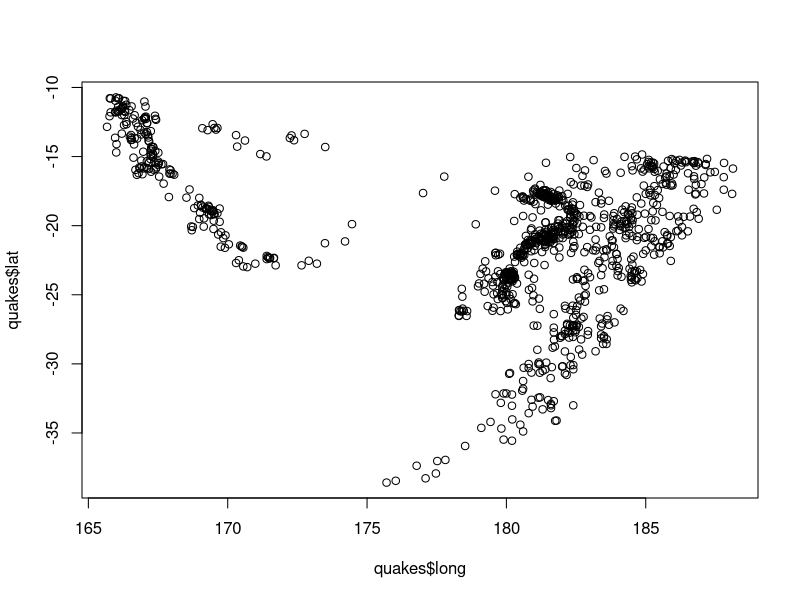
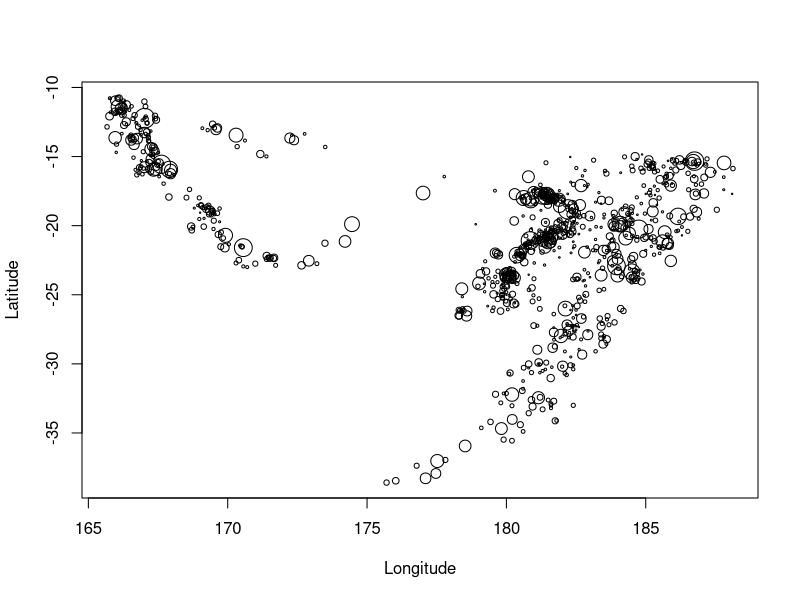
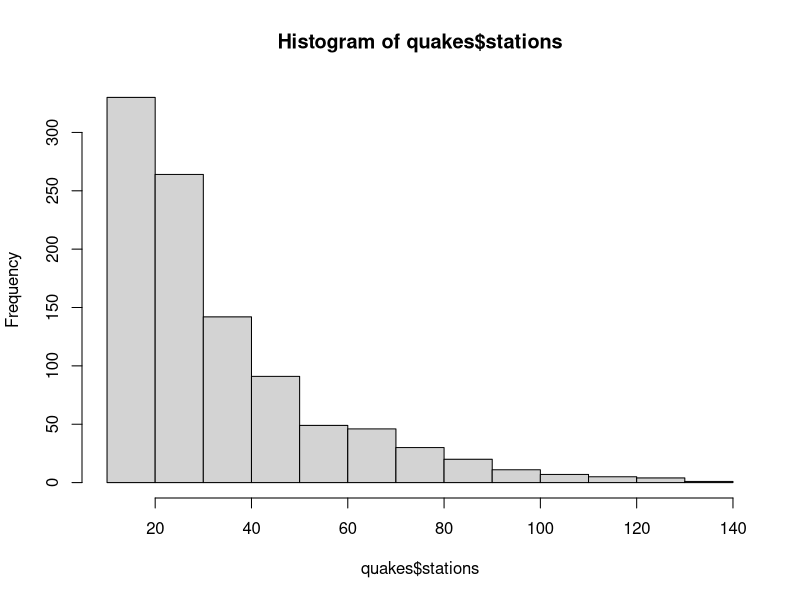
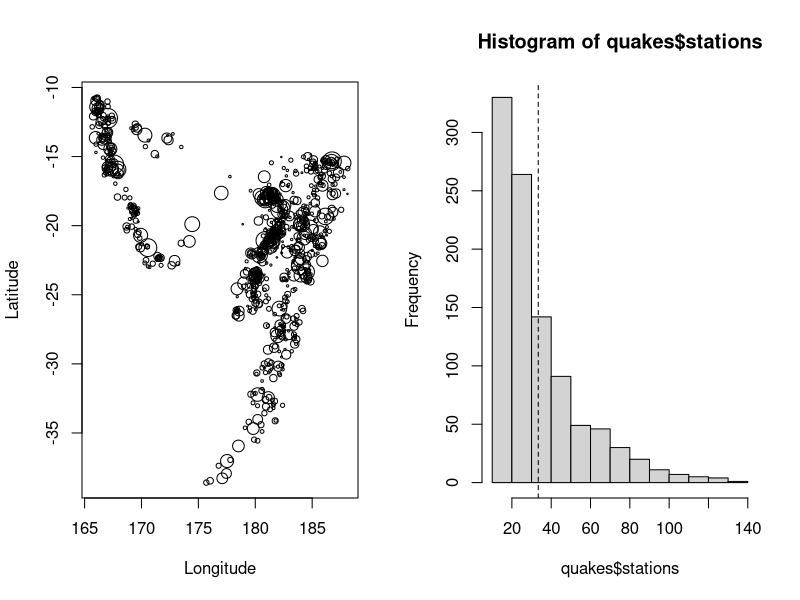
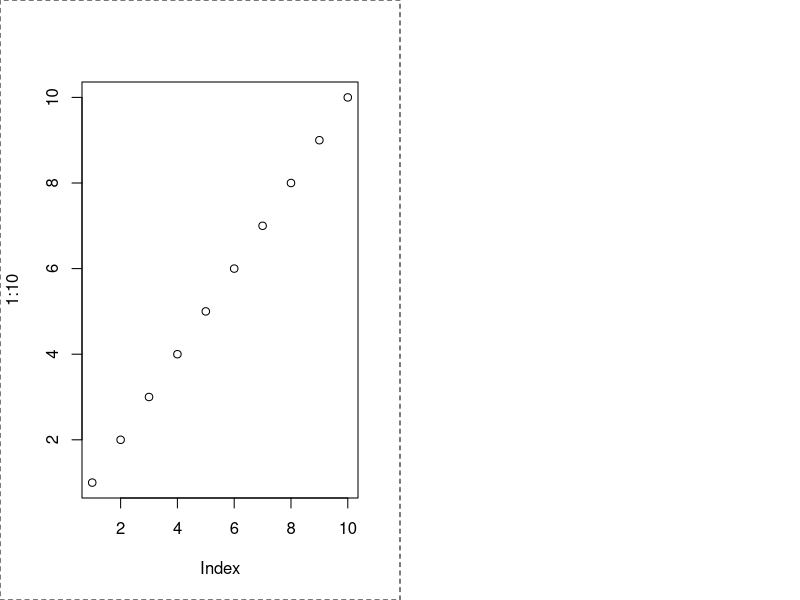
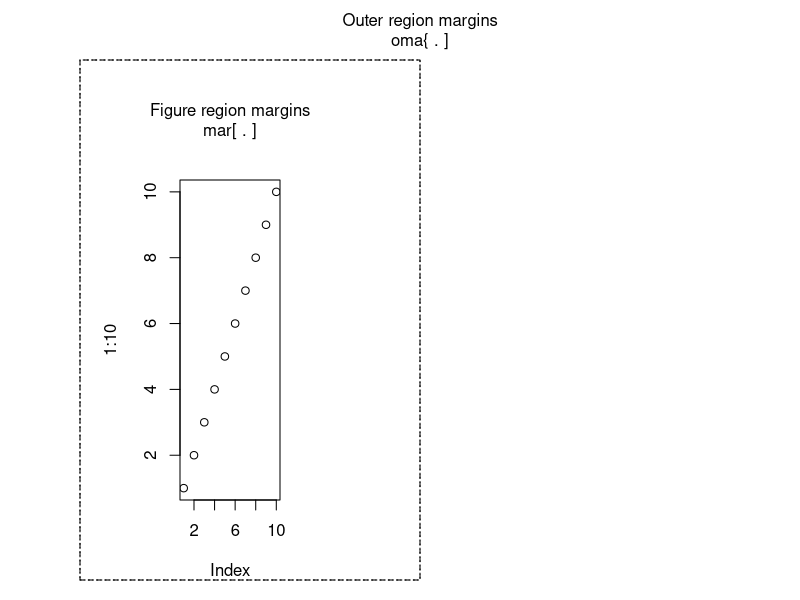
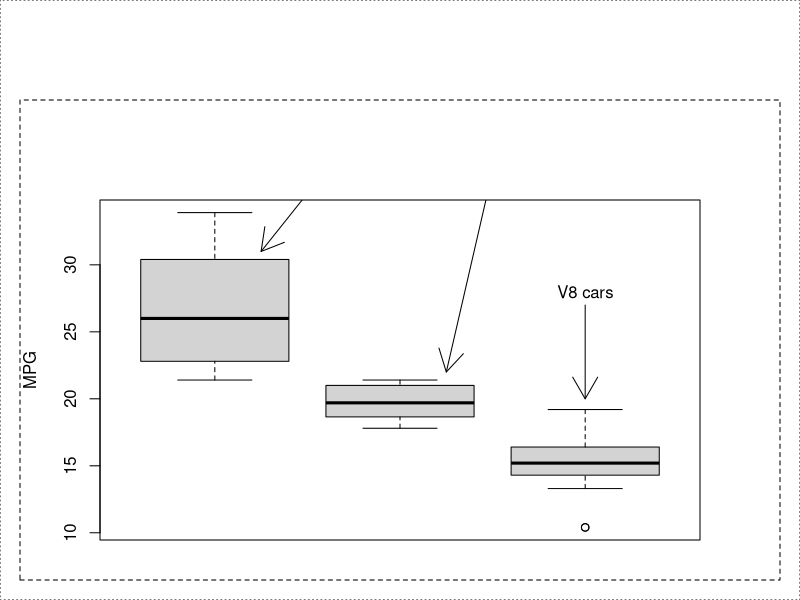
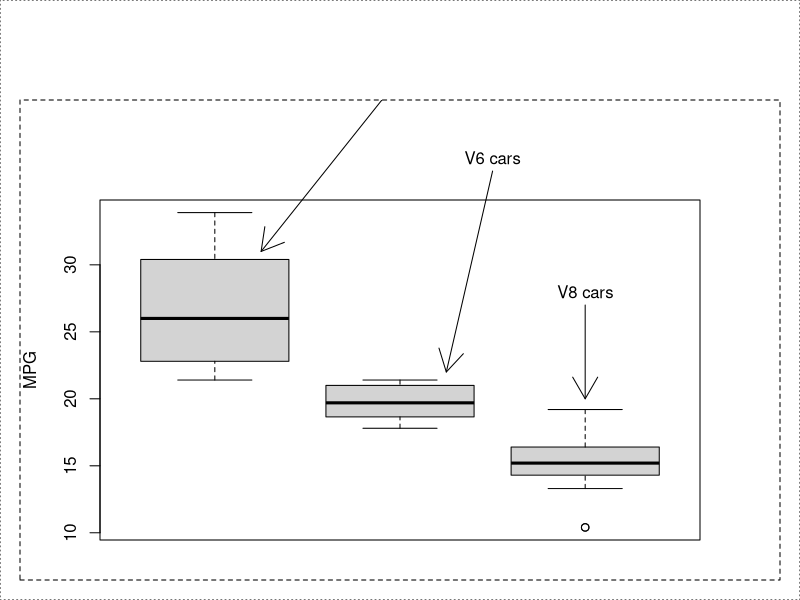

The R script that drew these images, in order: (Note: this script raises an error after producing the figures.)
# The following chapter deals with advanced techniques for plot customisation in R.

# ===========================================================================================
# General Graphics Device Layout ---------------------------------------------
# ===========================================================================================
# Manually Opening a New Device -------------------------------------------
# You can open new device windows using dev.new; the newly opened window will immediately 
# become active, and any subsequent plotting commands will affect the particular device. For
# example:
plot(quakes$long, quakes$lat)
# Now, say you want to also see a histogram of the number of stations that detected each 
# event. To create a new plotting window:
dev.new() 
hist(quakes$stations)
# So, if you hadn't used dev.new(), you would've just overwritten the first window.

# Switching between devices -----------------------------------------------
# To switch between devices, use  dev.set() followed by the device number you want to make
# active. The following code activates Device 2 and re-plots the locations of the seismic 
# events so that the size of each point is proportional to the number of stations that 
# detected the event. It also tidies up the axis labels:
dev.set(2)
plot(quakes$long, quakes$lat, cex = .02 * quakes$stations, 
     xlab = "Longitude", ylab = "Latitude")
# Switching back to the histogram plot:
dev.set(4)
abline(v = mean(quakes$stations), lty = 2)

# Closing a device --------------------------------------------------------
# To close a device, it is easiest to use dev.off(). dev.off() with no arguments simply 
# closes the currently active device. Otherwise, you can specify the device number just as 
# when using dev.set(). To close the plot of the spatial locations, leaving the histogram as
# the active device, call dev.off() with the respective argument:
dev.off(2)
# the repeat call of dev.off() will close the remaining device:
dev.off()

# Multiple plots in one device --------------------------------------------
# There are a few ways to do this. There are two ways which are arguably the easiest.

# 1. Setting the mfrow parameter:
# The mfrow argument instructs device to 'invisibly' divide itself into a grid of the 
# specified dimensions, with each cell holding one plot.You pass the mfrow option a numeric 
# integer vector of length 2 in the order of c(rows, columns); with the default being c(1, 1).

# Say you want two plots, side by side:
par(mfrow = c(1, 2))
plot(quakes$long, quakes$lat, cex = .02 * quakes$stations,
     xlab = "Longitude", ylab = "Latitude")
hist(quakes$stations)
abline(v = mean(quakes$stations), lty = 2)

# ===========================================================================================
# Plotting Regions and Margins --------------------------------------------
# ===========================================================================================
# Default spacing ---------------------------------------------------------
# You can find your default figure margin settings with a call to par():
par()$oma
par()$mar
# there is no out margin (oma) set by default. The default margin space is the output of mar.

# To illustrate these regions, consider the following image:
plot(1:10)
box(which = "figure", lty = 2)
# ... you can see the dashed line snug up-against the window edges.

# Custom spacing ----------------------------------------------------------
# Let's tailor the outer margins:
par(oma = c(1, 4, 3, 2), mar = 4:7)
plot(1:10)
box(which = "figure", lty = 2)
box(which = "figure", lty = 3)
# Since you would usually manipulate margin space to accommodate particular annotations of 
# the plot, let's look at the mtext() function, used specifically to produce text in the 
# figure or outer margins. By default, the argument outer is FALSE. Setting outer = TRUE 
# positions the text in the outer region, e.g.:
mtext("Figure region margins\nmar[ . ]", line = 2)
mtext("Outer region margins\noma{ . ]", line = .5, outer = TRUE)

# Clipping ----------------------------------------------------------------
# Controlling clipping allows you to draw in or add elements to the margin regions with
# reference to the user coordinates of the plot itself. For example, you might want to 
# place a legend outside the plotting area, or you might wish to draw an arrow that 
# extends beyond the plot region to embellish a particular observation. 

# The graphical parameter xpd controls clipping in base R. By default, xpd is set to 
# FALSE, so all drawing is clipped to the available plot region only. Setting xpd to TRUE
# allows you to draw things outside the formally defined plot region intot he figure 
# margins, but not into any outer margins.

# Setting xpd to NA will permit drawing in all three areas - plot region, margins, and 
# outer margins. For example:
dev.off()
#  xpd = FALSE...
par(oma = c(1, 1, 5, 1), mar = c(2, 4, 5, 4))
boxplot(mtcars$mpg ~ mtcars$cyl, xaxt = "n", ylab = "MPG")
box("figure", lty = 2)
box("outer", lty = 3)
arrows(x0 = c(2, 2.5, 3), y0 = c(44, 37, 27), x1 = c(1.25, 2.25, 3), y1 = c(31, 22, 20),
       xpd = FALSE)
text(x = c(2, 2.5, 3), y = c(45, 38, 28), c("V4 cars", "V6 cars", "V8 cars"),
     xpd = FALSE)
# xpd = TRUE...
par(oma = c(1, 1, 5, 1), mar = c(2, 4, 5, 4))
boxplot(mtcars$mpg ~ mtcars$cyl, xaxt = "n", ylab = "MPG")
box("figure", lty = 2)
box("outer", lty = 3)
arrows(x0 = c(2, 2.5, 3), y0 = c(44, 37, 27), x1 = c(1.25, 2.25, 3), y1 = c(31, 22, 20),
       xpd = TRUE)
text(x = c(2, 2.5, 3), y = c(45, 38, 28), c("V4 cars", "V6 cars", "V8 cars"),
     xpd = TRUE)
# xpd NA...
par(oma = c(1, 1, 5, 1), mar = c(2, 4, 5, 4))
boxplot(mtcars$mpg ~ mtcars$cyl, xaxt = "n", ylab = "MPG")
box("figure", lty = 2)
box("outer", lty = 3)
arrows(x0 = c(2, 2.5, 3), y0 = c(44, 37, 27), x1 = c(1.25, 2.25, 3), y1 = c(31, 22, 20),
       xpd = NA)
text(x = c(2, 2.5, 3), y = c(45, 38, 28), c("V4 cars", "V6 cars", "V8 cars"),
     xpd = NA)

# Point-and-Click Coordinate Interaction ----------------------------------
# You can also use mouse clicks to select coordinates. Here's how you do it:
plot(1)
coordList <- locator(type = "o", pch = 4, lty = 2, lwd = 3, col = "red", xpd = TRUE)
# you terminate the process by clicking on 'finish', found at the top right of the plot 
# console; the coordinates are saved in the defined object.

# Ad Hoc Annotation -------------------------------------------------------
# The locator function alos allows you to place ad hoc annotations, such as legends, on 
# your plot.

# The following code produces a scatter plot of a multiple linear regression of mean 
# student height as a function of handspan and sex, which was covered in chapter 21.
library(MASS)
plot(survey$Height ~ survey$Wr.Hnd, pch = 16,
     col = c("grey", "black")[as.numeric(survey$Sex)],
     xlab = "Writing handspan", ylab = "Height")
legend(locator(n = 1), legend = levels(survey$Sex), pch = 16,
       col = c("grey", "black"))
# Here, by indicating n = 1, it automatically induces an upper limit on the number of 
# points that the function argument locator records.

# ===========================================================================================
# Customising Traditional R Plots -----------------------------------------
# ===========================================================================================
# Now it is time to focus on common features of plots.

# Graphical Parameters for Style and Suppression --------------------------
# There are two axis 'styles' controlled by the graphical parameters xaxs and yaxs. Their 
# sole purpose is to decide whether to impose the small amount of additional horizontal and
# vertical buffer spaces that's present at the ends of each axis to prevent points being 
# chopped off. The default, xaxs = "r" and yaxis = "r", is to include that space. The 
# alternative is to set one or both parameters to "i", which instructs the plot region to be
# strictly defined by the upper and lower limits of the data. E.g.:
plot(mtcars$hp, mtcars$mpg, cex = (mtcars$wt / mean(mtcars$wt)), xaxs = "i", yaxs = "i")

# If you want total control over the specific appearance of any boxes, axes, and their labels,
# you'll want to start a plot with none of these and add them as per your design. For example:
plot(mtcars$hp, mtcars$mpg, cex = (mtcars$wt / mean(mtcars$wt)), xaxt = "n", yaxt = "n",
     bty = "n", xlab = "")
# or...
plot(mtcars$hp, mtcars$mpg, cex = (mtcars$wt / mean(mtcars$wt)), axes = FALSE, ann = FALSE)

# Customising Boxes -------------------------------------------------------
# When starting with a suppressed-box or suppressed-axis plot, to add a box specific to the 
# current plot region in the active graphics device, you use box and specify its type with 
# bty. For example:
box(bty = "u")
# bty is A character string which determined the type of box which is drawn about plots. If 
# bty is one of "o" (the default), "l", "7", "c", "u", or "]" the resulting box resembles 
# the corresponding upper case letter. A value of "n" suppresses the box.

# Customising Axes --------------------------------------------------------
# One you have a box the way you want it, you can focus on the axes. The axis() function 
# allows you to control the addition and appearance of an axis on any of the four sides of 
# the plot region in greater detail. The first argument it takes is side, provided with a 
# single integer, either: 1 (bottom), 2 (left), 3 (top), 4 (right). These numbers are 
# consistent with the positions of the relevant margin-spacing values when you're setting 
# graphical parameter vectors, like mar.

# For example, the first thing you might want to change on an axis are the positions of the 
# tick marks. By default, R uses the built-in function pretty() to find a 'neat' sequence of 
# values for scale of each axis, but you can set your own by passing the at argument to axis.
# For example:
hp_sequence <- seq(min(mtcars$hp), max(mtcars$hp), length.out = 10)
plot(mtcars$hp, mtcars$mpg, cex = (mtcars$wt / mean(mtcars$wt)), xaxt = "n", bty = "n",
     ann = FALSE)
axis(side = 1, at = hp_sequence)
axis(side = 3, at = round(hp_sequence))

# ===========================================================================================
# Specialised Text and Label Notation -------------------------------------
# ===========================================================================================
# Tools for controlling fonts and displaying special notation.

# Font --------------------------------------------------------------------
# The displayed font is controlled by two graphical parameters: family() for the specific 
# font family and font(), an integer selector for controlling bold and italic typeface.

# Available fonts depend on the OS and the graphics device you are using. There are, however,
# three general families - "sans" (default), "serif", and "mono" - that are always available.
# You can set the family and font parameters globally, but it is also common to set them for
# specific graphical outputs.  For example:
par(mar = c(3, 3, 3, 3))
plot(1, 1, type = "n", xlim = c(-1, 1), ylim = c(0, 7), xaxt = "n", yaxt = "n", ann = FALSE)
text(0, 6, labels = "sans text (default)\nfamily =\"sans\", font = 1")
text(0, 5, labels = "serif text \nfamily = \"mono\", font = 1", family = "serif", font = 1)
text(0, 4, labels = "mono text \nfamily = \"mono\", font = 1", family = "mono", font = 1)
text(0, 3, labels = "mono text (bold, italic)\nfamily = \"mono\", font = 4", family = "mono",
     font = 4)
text(0, 2, labels = "sans text (italic)\nfamily = \"sans\", font = 3", family = "sans",
     font = 3)
text(0, 1, labels = "serif text (bold)\nfamily = \"serif\", font = 2", family = "serif", 
     font = 2)
mtext("some", line = 1, at = -.5, cex = 2, family = "sans")
mtext("different", line = 1, at = 0, cex = 2, family = "serif")
mtext("fonts", line = 1, at = .5, cex = 2, family = "mono")

# Greek Symbols -----------------------------------------------------------
# For statistically or mathematically technical plots, annotation may require Greek symbols 
# or mathematical markup. You can display these using the expression() function, which, among
# other things, is capable of invoking the plotmath mode of R. Use of expression returns a
# special object that has a class of the same name and can subsequently be passed to any 
# argument in a plotting function that requires the character string to be displayed. For
# example:
dev.off()
par(mar = c(3, 3, 3, 3))
plot(1, 1, type = "n", xlim = c(-1, 1), ylim = c(.5, 4.5), xaxt = "n", yaxt = "n", 
     ann = FALSE)
text(0, 4, labels = expression(alpha), cex = 1.5)
text(0, 3, labels = expression(paste("sigma: ", sigma, " Sigma: ", Sigma)),
     family = "mono", cex = 1.5)
text(0, 2, labels = expression(paste(beta, " ", gamma, " ", Phi)), cex = 1.5)
text(0, 1, labels = expression(paste(Gamma, "(", tau, ") = 24 when ", tau, " = 5")),
     family = "serif", cex = 1.5)
title(main = expression(paste("Gr", epsilon, epsilon, "k")), cex.main = 2)

# Mathematical Expression -------------------------------------------------
# Mathematical expressions can be a bit more complicated and is comparative to languages like
# LaTeX. However, here are some examples:
expr_1 <- expression(c^2 == a[1]^2 + b[1]^2)
expr_2 <- expression(paste(pi^{x[i]}, (1 - pi)^(n - x[i])))
expr_3 <- expression(paste("Sample mean: ",
                           italic(n)^{-1},
                           sum(italic(x)[italic(i)],
                               italic(i) == 1,
                               italic(n))
                           == frac(italic(x)[1]) + ... + italic(x)[italic(n)],
                           italic(n)))
expr_4 <- expression(paste("f(x", "|", alpha, ", ", beta,
                           ")" == frac(x^{alpha - 1} ~ (1 - x)^{beta - 1},
                                       B(alpha, beta))))
par(mar = c(3, 3, 3, 3))
plot(1, 1, type = "n", xlim = c(-1, 1), ylim = c(.5, 4.5), xaxt = "n", yaxt = "n",
     ann = FALSE)
text(0, 4:1, labels = c(expr_1, expr_2, expr_3, expr_4, cex = 1.5))
title(main = "Math", cex.main = 2)

# Note: all Greek and mathematical markup is contained within a call to expression. It is 
# necessary to use paste if you require separate components (separated by commas), some of 
# which may or may not be regular text, i.e. in quotes, to produce the final result.

# ===========================================================================================
# A Fully Annotated Scatterplot -------------------------------------------
# ===========================================================================================
hp <- mtcars$hp
mpg <- mtcars$mpg
wtcex <- mtcars$wt / mean(mtcars$wt)
hp_seq_2 <- seq(50, 525, by = 25)

dev.new()
par(mar = c(5, 4, 4, 4))
plot(hp, mpg, cex = wtcex, axes = FALSE, ann = FALSE)
box(bty = "u")
axis(2, las = 1, tcl = -.8, family = "mono")
axis(1, at = hp_seq_2, labels = FALSE, tcl = -1)

L100 <- seq(22, 7, by = -3)
L100

MPG.L100 <- (100 / L100 * 3.78541) / 1.609
MPG.L100

axis(4, at = MPG.L100, labels = L100, las = 1, tcl = .3, mgp = c(3, .3, 0), family = "mono")

express_L100 <- expression(paste(L/100, "km"%~~%frac(378.541, 1.609%*%MPG)))
# Note %~~% provides an approximately equal to sign...
title(main = "MPG by Horsepower", xlab = "Horsepower", ylab = "MPG",
      family = "serif")
mtext(express_L100, side = 4, line = 3, family = "serif")
text(hp_seq_2, rep(7.5, length(hp_seq_2)), labels = hp_seq_2, srt = 45, xpd = TRUE, 
     family = "mono")
grid(col = "darkgrey")
legend(250, 30, legend = rep("       ", 3), pch = rep(1, 3), pt.cex = c(1.5, 1, .5)) 
arrows(265, 27, 265, 29, length = .05)
text(locator(n = 1), labels = "Weight", cex = .8, family = "serif")

# End file ----------------------------------------------------------------